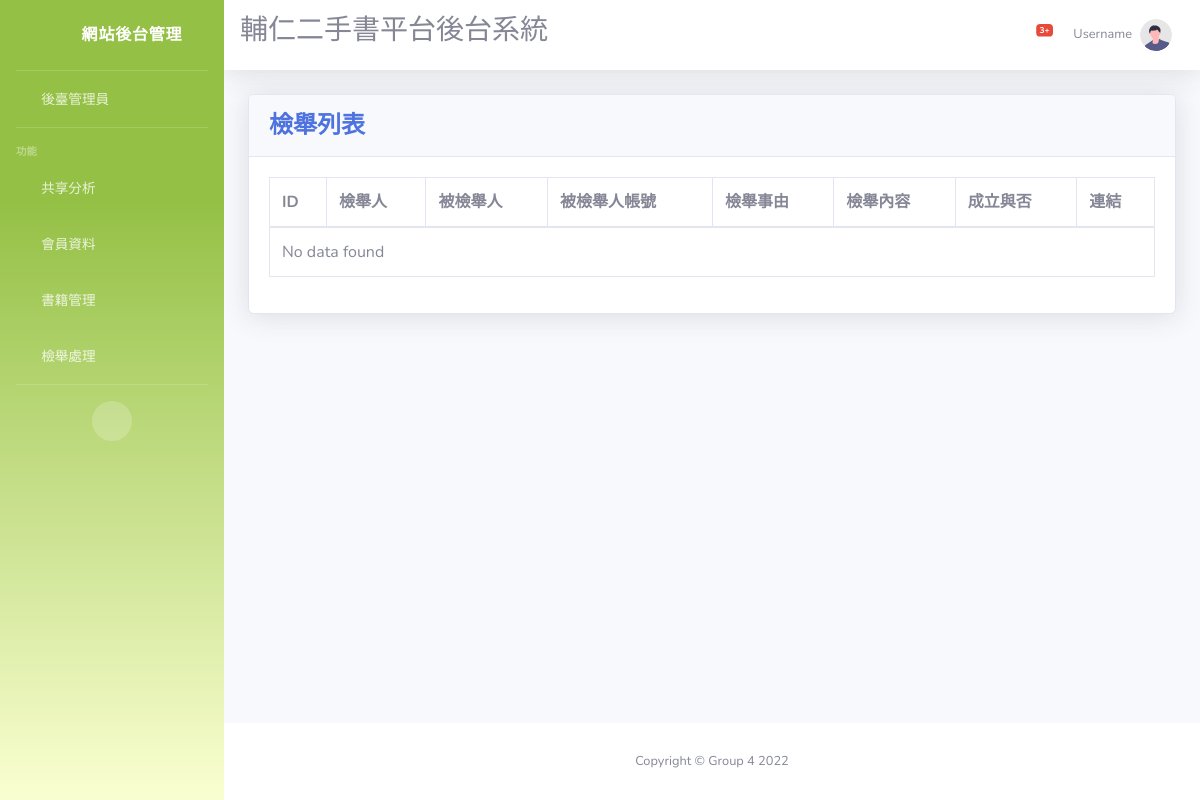
/report/report/Report.php, run on an earlier commit of the app's database.
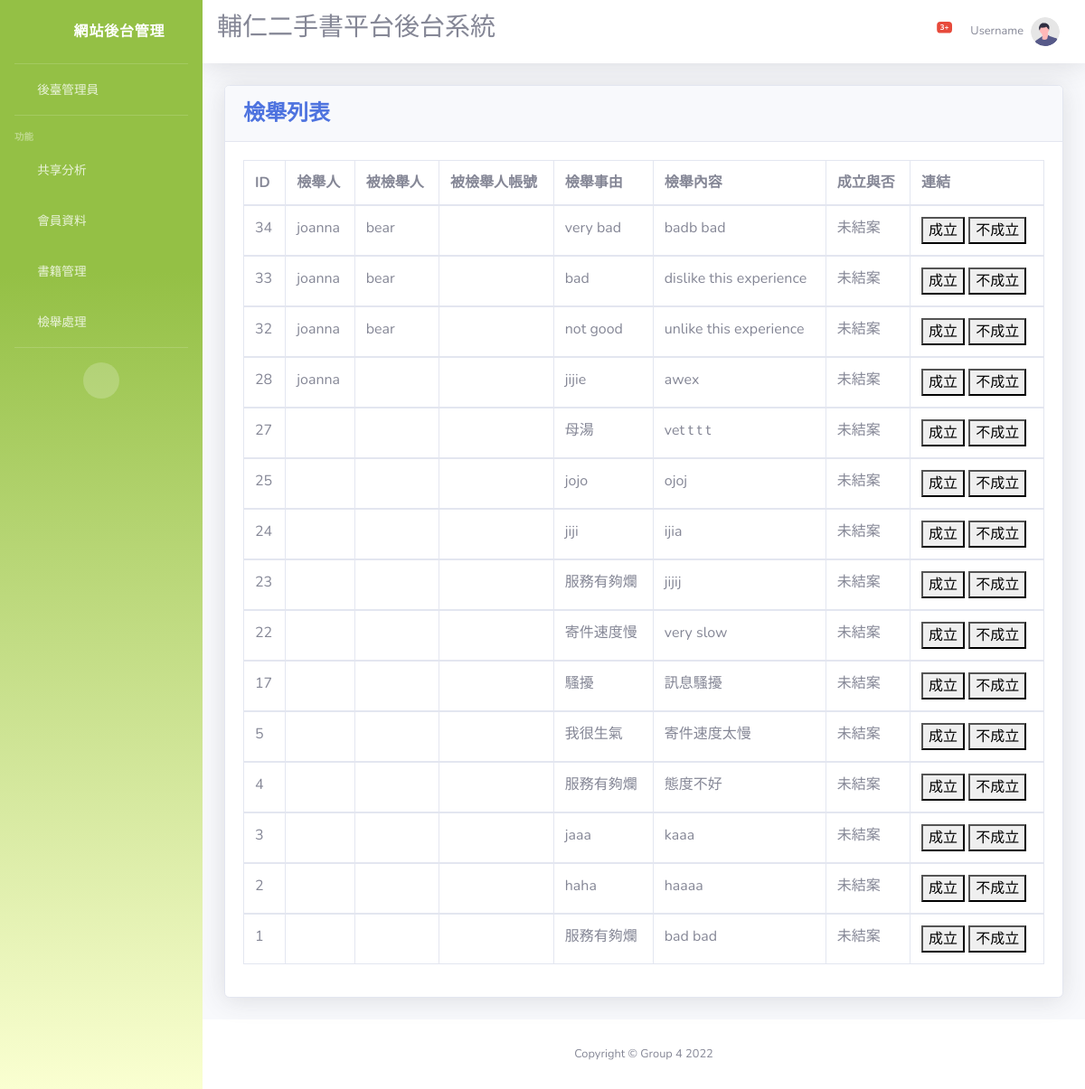
And on a later commit of the database.
### tables this page shows
CREATE TABLE `report` (
  `report_id` int(50) NOT NULL,
  `report_write` varchar(50) NOT NULL,
  `report_name` varchar(50) NOT NULL,
  `reported_account` varchar(100) NOT NULL,
  `report_reason` varchar(100) NOT NULL,
  `report_content` varchar(200) NOT NULL,
  `report_end` int(11) NOT NULL
);

### report/report/developers2.php (called while the page is built)
<?php
include("database.php");
$db= $conn;
$tableName="report";
$columns= ['report_id', 'report_write','report_name','report_reason','report_content', 'report_end'];
$fetchData = fetch_data($db, $tableName, $columns);
function fetch_data($db, $tableName, $columns){
 if(empty($db)){
  $msg= "Database connection error";
 }elseif (empty($columns) || !is_array($columns)) {
  $msg="columns Name must be defined in an indexed array";
 }elseif(empty($tableName)){
   $msg= "Table Name is empty";
}
else{
$columnName = implode(", ", $columns);
$query = "SELECT ".$columnName." FROM $tableName"." WHERE report_end = 0 ORDER BY report_id DESC";
$result = $db->query($query);
if($result== true){
 if ($result->num_rows > 0) {
    $row= mysqli_fetch_all($result, MYSQLI_ASSOC);
    $msg= $row;
 } else {
    $msg= "No Data Found";
 }
}else{
  $msg= mysqli_error($db);
}
}
return $msg;
}
?>

### report/report/Report.php (the view, shortened to what the changed rows need)
<?php
include("developers2.php");
?>
<!DOCTYPE html>
<html lang="en">
<head>
    <link href="vendor/fontawesome-free/css/all.min.css" rel="stylesheet" type="text/css">
    <link href="css/sb-admin-2.min.css" rel="stylesheet">
    <link href="vendor/datatables/dataTables.bootstrap4.min.css" rel="stylesheet">
</head>
<body id="page-top">
    <div id="wrapper">
        <div id="content-wrapper" class="d-flex flex-column">
            <div id="content">
                <div class="container-fluid">
                    <div class="card shadow mb-4">
                        <div class="card-body">
                            <div class="table-responsive">
                                <table class="table table-bordered" id="dataTable" width="100%" cellspacing="0">
                                <thead>
                                        <tr>
                                            <th>ID</th>
                                            <th>檢舉人</th>
                                            <th>被檢舉人</th>
                                            <th>被檢舉人帳號</th>
                                            <th>檢舉事由</th>
                                            <th>檢舉內容</th>
                                            <th>成立與否</th>
                                            <th>連結</th>
                                        </tr>
                                    </thead>
                                    <?php
                                    if(is_array($fetchData)){
                                        foreach($fetchData as $data){
                                        ?>
                                    <tbody>
                                        <tr>
                                        <td><?php echo $data['report_id']??''; ?></td>
                                        <td><?php echo $data['report_write']??''; ?></td>
                                        <td><?php echo $data['report_name']??''; ?></td>
                                        <td><?php echo $data['reported_account']??''; ?></td>
                                        <td><?php echo $data['report_reason']??''; ?></td>
                                        <td><?php echo $data['report_content']??''; ?></td>
                                        <td><?php if($data['report_end'] == 1) echo '成立';else if($data['report_end'] == 2) echo '未成立'; else if($data['report_end'] == 0) echo '未結案'; else echo "error"; ?></td>
                                        <td><button onclick="updateS('<?php echo $data['report_id']; ?>', '<?php echo $data['reported_account']; ?>')">成立</button> <button onclick="updateF('<?php echo $data['report_id']; ?>')">不成立</button></td>
                                        </tr>
                                        <?php
                                        ;}}else{ ?>
                                            <tr>
                                             <td colspan="8">No data found</td>
                                            </tr>
                                         <?php } ?>
                                    </tbody>
                                </table>
                            </div>
                        </div>
                    </div>
                </div>
            </div>
        </div>
    </div>
</body>

What changed in the data, as far as the page shows it:
added report: report_id "34", report_write "joanna", report_name "bear", report_reason "very bad", report_content "badb bad", report_end "未結案"
added report: report_id "33", report_write "joanna", report_name "bear", report_reason "bad", report_content "dislike this experience", report_end "未結案"
added report: report_id "32", report_write "joanna", report_name "bear", report_reason "not good", report_content "unlike this experience", report_end "未結案"
added report: report_id "28", report_write "joanna", report_reason "jijie", report_content "awex", report_end "未結案"
added report: report_id "27", report_reason "母湯", report_content "vet t t t", report_end "未結案"
added report: report_id "25", report_reason "jojo", report_content "ojoj", report_end "未結案"
added report: report_id "24", report_reason "jiji", report_content "ijia", report_end "未結案"
added report: report_id "23", report_reason "服務有夠爛", report_content "jijij", report_end "未結案"
added report: report_id "22", report_reason "寄件速度慢", report_content "very slow", report_end "未結案"
added report: report_id "17", report_reason "騷擾", report_content "訊息騷擾", report_end "未結案"
added report: report_id "5", report_reason "我很生氣", report_content "寄件速度太慢", report_end "未結案"
added report: report_id "4", report_reason "服務有夠爛", report_content "態度不好", report_end "未結案"
added report: report_id "3", report_reason "jaaa", report_content "kaaa", report_end "未結案"
added report: report_id "2", report_reason "haha", report_content "haaaa", report_end "未結案"
added report: report_id "1", report_reason "服務有夠爛", report_content "bad bad", report_end "未結案"
Also different on the page:
text no longer shown: "No data found"
